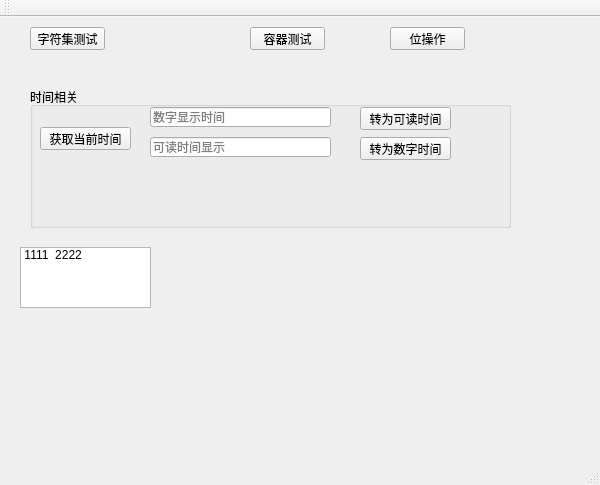
<?xml version="1.0" encoding="UTF-8"?>
<ui version="4.0">
 <class>QtBaseClass</class>
 <widget class="QMainWindow" name="QtBaseClass">
  <property name="geometry">
   <rect>
    <x>0</x>
    <y>0</y>
    <width>600</width>
    <height>485</height>
   </rect>
  </property>
  <property name="windowTitle">
   <string>QtBase</string>
  </property>
  <widget class="QWidget" name="centralWidget">
   <widget class="QPushButton" name="charSetTestPushButton">
    <property name="geometry">
     <rect>
      <x>30</x>
      <y>10</y>
      <width>75</width>
      <height>23</height>
     </rect>
    </property>
    <property name="text">
     <string>字符集测试</string>
    </property>
   </widget>
   <widget class="QPushButton" name="containerPushButton">
    <property name="geometry">
     <rect>
      <x>250</x>
      <y>10</y>
      <width>75</width>
      <height>23</height>
     </rect>
    </property>
    <property name="text">
     <string>容器测试</string>
    </property>
   </widget>
   <widget class="QPushButton" name="getCurTimePushButton">
    <property name="geometry">
     <rect>
      <x>40</x>
      <y>110</y>
      <width>91</width>
      <height>23</height>
     </rect>
    </property>
    <property name="text">
     <string>获取当前时间</string>
    </property>
   </widget>
   <widget class="QLineEdit" name="numberTimeLineEdit">
    <property name="geometry">
     <rect>
      <x>150</x>
      <y>90</y>
      <width>181</width>
      <height>20</height>
     </rect>
    </property>
    <property name="placeholderText">
     <string>数字显示时间</string>
    </property>
   </widget>
   <widget class="QLineEdit" name="readTimeLineEdit">
    <property name="geometry">
     <rect>
      <x>150</x>
      <y>120</y>
      <width>181</width>
      <height>20</height>
     </rect>
    </property>
    <property name="placeholderText">
     <string>可读时间显示</string>
    </property>
   </widget>
   <widget class="QPushButton" name="toReadTimePushButton">
    <property name="geometry">
     <rect>
      <x>360</x>
      <y>90</y>
      <width>91</width>
      <height>23</height>
     </rect>
    </property>
    <property name="text">
     <string>转为可读时间</string>
    </property>
   </widget>
   <widget class="QPushButton" name="toNumberTimePushButton">
    <property name="geometry">
     <rect>
      <x>360</x>
      <y>120</y>
      <width>91</width>
      <height>23</height>
     </rect>
    </property>
    <property name="text">
     <string>转为数字时间</string>
    </property>
   </widget>
   <widget class="QGroupBox" name="groupBox">
    <property name="geometry">
     <rect>
      <x>30</x>
      <y>70</y>
      <width>481</width>
      <height>141</height>
     </rect>
    </property>
    <property name="title">
     <string>时间相关</string>
    </property>
   </widget>
   <widget class="QListWidget" name="listWidget">
    <property name="geometry">
     <rect>
      <x>20</x>
      <y>230</y>
      <width>131</width>
      <height>61</height>
     </rect>
    </property>
    <property name="viewMode">
     <enum>QListView::IconMode</enum>
    </property>
    <item>
     <property name="text">
      <string>1111</string>
     </property>
    </item>
    <item>
     <property name="text">
      <string>2222</string>
     </property>
    </item>
   </widget>
   <widget class="QPushButton" name="bitPushButton">
    <property name="geometry">
     <rect>
      <x>390</x>
      <y>10</y>
      <width>75</width>
      <height>23</height>
     </rect>
    </property>
    <property name="text">
     <string>位操作</string>
    </property>
   </widget>
   <zorder>groupBox</zorder>
   <zorder>charSetTestPushButton</zorder>
   <zorder>containerPushButton</zorder>
   <zorder>getCurTimePushButton</zorder>
   <zorder>numberTimeLineEdit</zorder>
   <zorder>readTimeLineEdit</zorder>
   <zorder>toReadTimePushButton</zorder>
   <zorder>toNumberTimePushButton</zorder>
   <zorder>listWidget</zorder>
   <zorder>bitPushButton</zorder>
  </widget>
  <widget class="QMenuBar" name="menuBar">
   <property name="geometry">
    <rect>
     <x>0</x>
     <y>0</y>
     <width>600</width>
     <height>23</height>
    </rect>
   </property>
  </widget>
  <widget class="QToolBar" name="mainToolBar">
   <attribute name="toolBarArea">
    <enum>TopToolBarArea</enum>
   </attribute>
   <attribute name="toolBarBreak">
    <bool>false</bool>
   </attribute>
  </widget>
  <widget class="QStatusBar" name="statusBar"/>
 </widget>
 <layoutdefault spacing="6" margin="11"/>
 <resources>
  <include location="qtbase.qrc"/>
 </resources>
 <connections/>
</ui>
